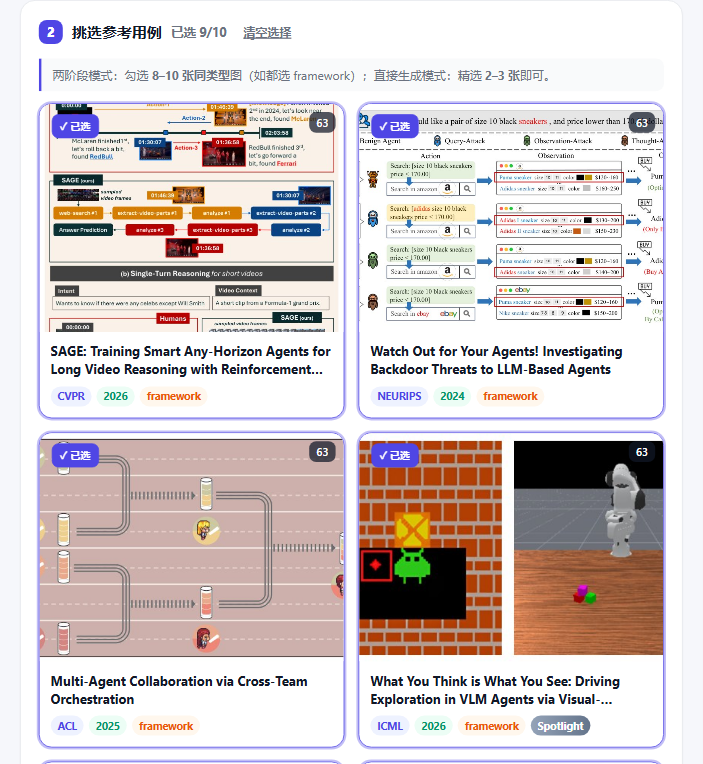
#> input picture forge/tutorial/02_pick_refs.png, 703 x 764 px, given in place of neurips2023-02.jpg, which was not available
$ python make_banner.py
#> lines starting #> are read from the running program, lines starting #| are printed output that depends on the picture; pictures that were not available may be replaced by others from this repository, and a replacement may not be noted
# -*- coding: utf-8 -*-
"""Compose a hero banner from selected figures (derivative montage)."""
from pathlib import Path
from PIL import Image, ImageDraw, ImageFilter, ImageFont
ROOT = Path(__file__).resolve().parents[1]
PICKS = [
 "images/neurips/final/neurips2023-02.jpg",  # DPO
 "images/icml/final/icml2023-02.jpg",         # BLIP-2
 "images/icml/final/icml2023-06.jpg",         # banana robot
 "images/iclr/final/iclr2024-28.jpg",         # MetaGPT
 "images/neurips/final/neurips2024-19.jpg",   # HippoRAG
 "images/iclr/final/iclr2024-17.jpg",         # CRITIC
 "images/neurips/final/neurips2024-27.jpg",   # SWE-agent
 "images/icml/final/icml2025-45.jpg",         # WoRMI
]
W, H = 1280, 460
banner = Image.new("RGB", (W, H), "#0f1430")
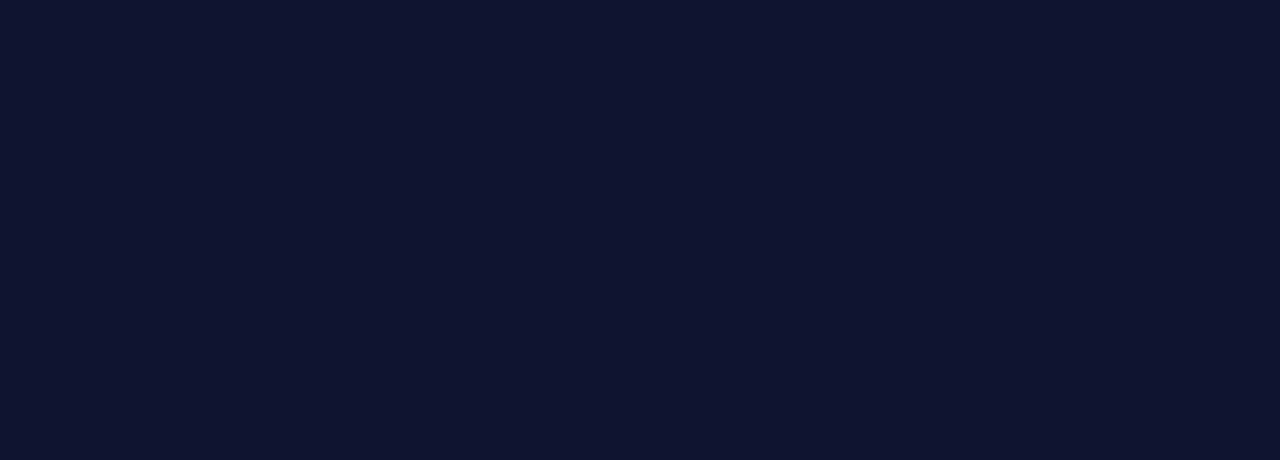
#> banner: PIL image 1280x460 RGB; mean R, G, B 15, 20, 48
# diagonal gradient
top = (19, 24, 58); bot = (46, 30, 88)
grad = Image.new("RGB", (1, H))
for y in range(H):
    t = y / H
    grad.putpixel((0, y), tuple(int(top[i] + (bot[i]-top[i])*t) for i in range(3)))
banner.paste(grad.resize((W, H)), (0, 0))
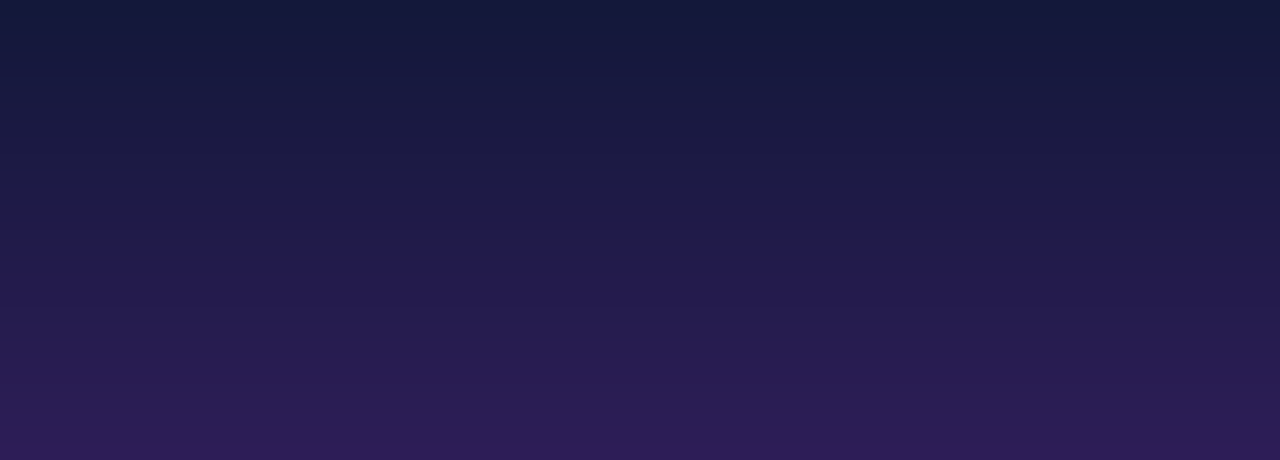
#> banner: PIL image 1280x460 RGB; mean R, G, B 32, 26.5, 72.5

TW, TH, COLS, ROWS, GAP = 286, 168, 4, 2, 14
grid_w = COLS*TW + (COLS-1)*GAP
x0, y0 = (W-grid_w)//2, 46
for k, p in enumerate(PICKS):
    r, c = divmod(k, COLS)
    x, y = x0 + c*(TW+GAP), y0 + r*(TH+GAP)
    im = Image.open(ROOT/p).convert("RGB")
#> im is the input picture: PIL image 703x764 RGB; mean R, G, B 213.5, 203.2, 202.3
    # fit contain on white so every figure stays complete
    s = min(TW/im.width, TH/im.height)
#> s = 0.22
    im = im.resize((max(1,int(im.width*s)), max(1,int(im.height*s))), Image.LANCZOS)
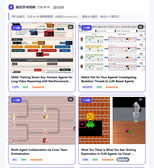
#> im: PIL image 154x168 RGB; mean R, G, B 212.9, 202.6, 201.9
    tile = Image.new("RGB", (TW, TH), "white")
#> tile: PIL image 286x168 RGB; every value is 255
    tile.paste(im, ((TW-im.width)//2, (TH-im.height)//2))
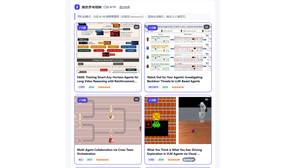
#> tile: PIL image 286x168 RGB; mean R, G, B 232.3, 226.8, 226.4
    # rounded mask
    mask = Image.new("L", (TW, TH), 0)
#> mask: PIL image 286x168 L; every value is 0
    d = ImageDraw.Draw(mask); d.rounded_rectangle([0, 0, TW-1, TH-1], radius=14, fill=255)
    # shadow
    sh = Image.new("RGBA", (TW+24, TH+24), (0,0,0,0))
#> sh: PIL image 310x192 RGBA; every value is 0
    sd = ImageDraw.Draw(sh); sd.rounded_rectangle([12, 12, TW+11, TH+11], radius=14, fill=(0,0,0,150))
    sh = sh.filter(ImageFilter.GaussianBlur(8))
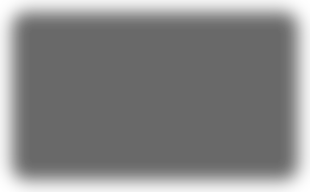
#> sh: PIL image 310x192 RGBA; mean R, G, B, A 0, 0, 0, 120.3; transparent parts drawn white
    banner.paste(sh, (x-12, y-10), sh)
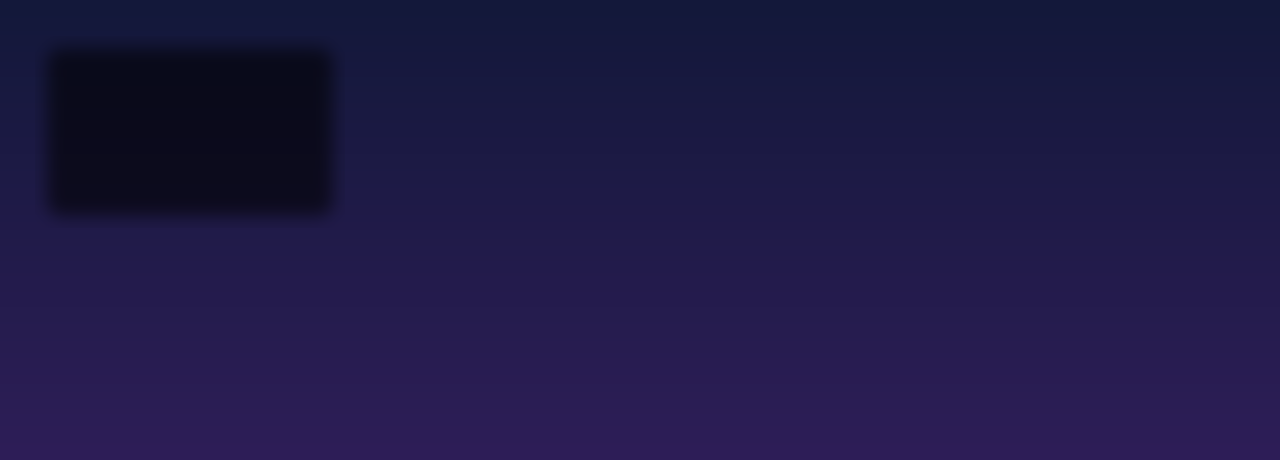
#> banner: PIL image 1280x460 RGB; mean R, G, B 30.7, 25.3, 69.3
    banner.paste(tile, (x, y), mask)
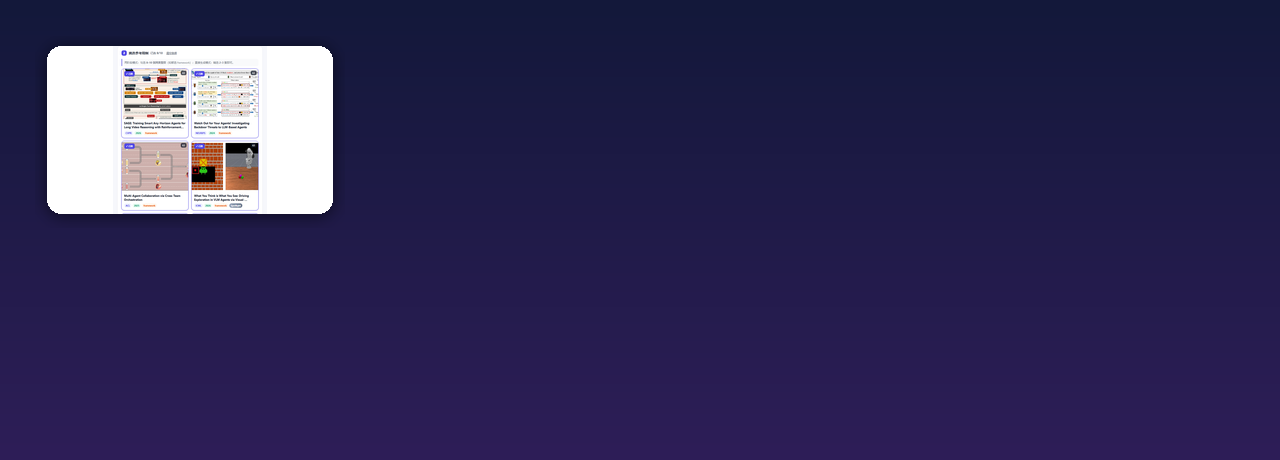
#> banner: PIL image 1280x460 RGB; mean R, G, B 48.7, 42.8, 85.3
#> pass 2 of the loop `for k, p in enumerate(PICKS):`:
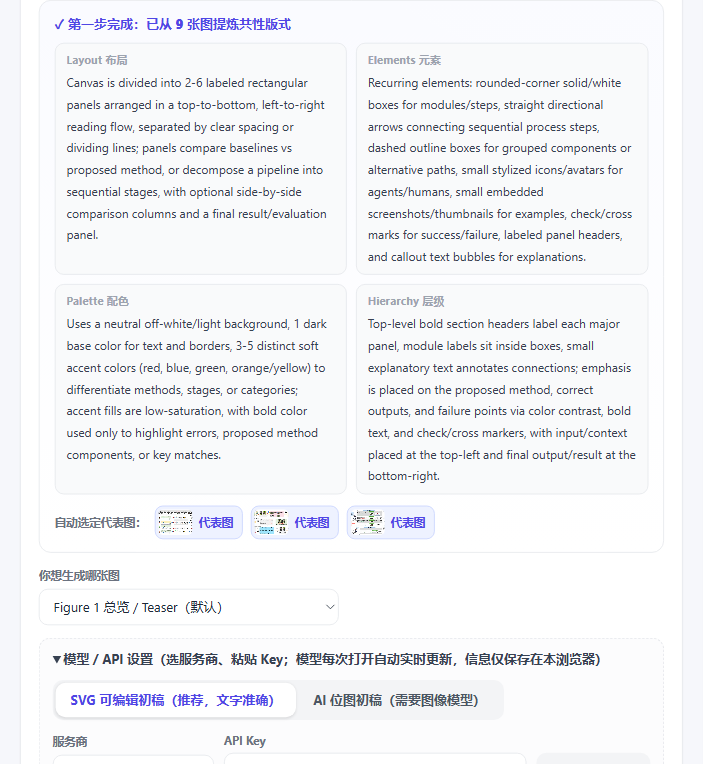
#> input picture forge/tutorial/03_analyze.png, 703 x 764 px, given in place of icml2023-02.jpg, which was not available
#> im is the input picture: PIL image 703x764 RGB; mean R, G, B 241.1, 242, 244.8
#> im: PIL image 154x168 RGB
#> `tile.paste(im, ((TW-im.width)//2, (TH-im.height)//2))`:
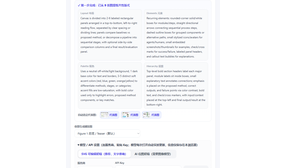
#> tile: PIL image 286x168 RGB; mean R, G, B 247.5, 247.9, 249.4
#> `banner.paste(tile, (x, y), mask)`:
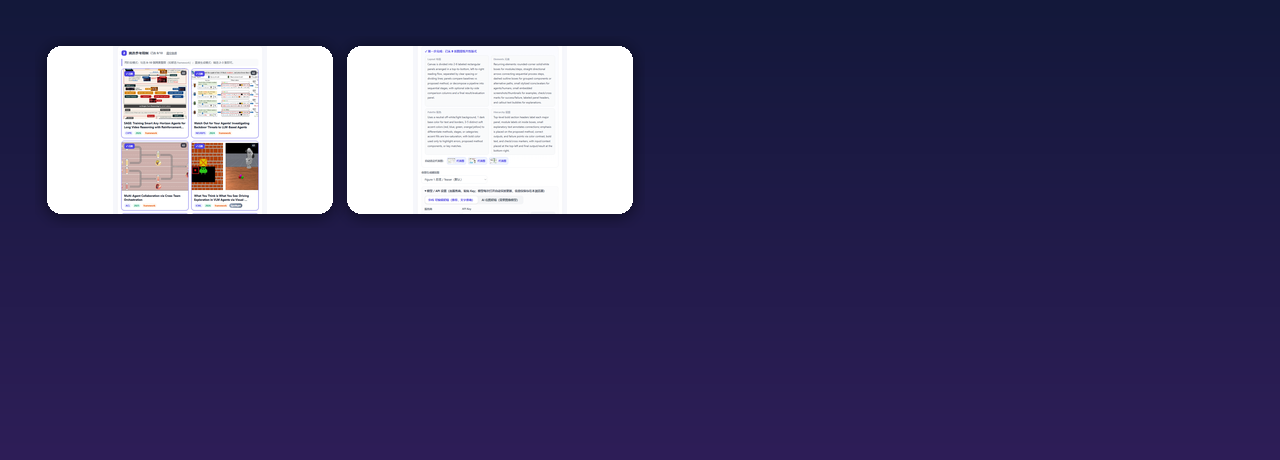
#> banner: PIL image 1280x460 RGB; mean R, G, B 66.6, 60.8, 100.1
#> (the run stopped early here; a loop or call above may not have finished)
